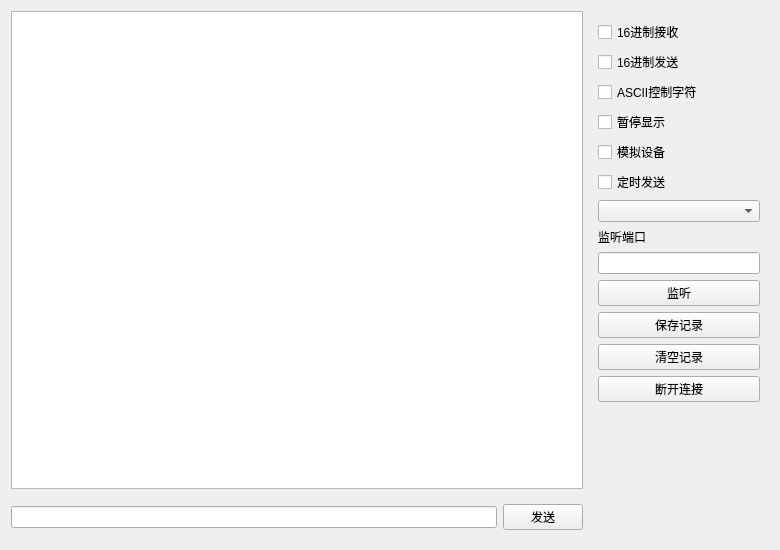
<?xml version="1.0" encoding="UTF-8"?>
<ui version="4.0">
 <class>tabTCPServer</class>
 <widget class="QWidget" name="tabTCPServer">
  <property name="geometry">
   <rect>
    <x>0</x>
    <y>0</y>
    <width>780</width>
    <height>550</height>
   </rect>
  </property>
  <property name="windowTitle">
   <string>Form</string>
  </property>
  <layout class="QGridLayout" name="gridLayout">
   <item row="1" column="0">
    <widget class="QWidget" name="widget_2" native="true">
     <layout class="QHBoxLayout" name="horizontalLayout">
      <property name="leftMargin">
       <number>0</number>
      </property>
      <property name="rightMargin">
       <number>0</number>
      </property>
      <item>
       <widget class="QLineEdit" name="lineEditData"/>
      </item>
      <item>
       <widget class="QPushButton" name="pushButtonSend">
        <property name="text">
         <string>发送</string>
        </property>
        <property name="shortcut">
         <string>Return</string>
        </property>
       </widget>
      </item>
     </layout>
    </widget>
   </item>
   <item row="0" column="1" rowspan="2">
    <widget class="QWidget" name="widget" native="true">
     <property name="maximumSize">
      <size>
       <width>180</width>
       <height>16777215</height>
      </size>
     </property>
     <layout class="QVBoxLayout" name="verticalLayout">
      <item>
       <widget class="QCheckBox" name="checkBoxHexReceive">
        <property name="text">
         <string>16进制接收</string>
        </property>
       </widget>
      </item>
      <item>
       <widget class="QCheckBox" name="checkBoxHexSend">
        <property name="text">
         <string>16进制发送</string>
        </property>
       </widget>
      </item>
      <item>
       <widget class="QCheckBox" name="checkBoxASCII">
        <property name="text">
         <string>ASCII控制字符</string>
        </property>
       </widget>
      </item>
      <item>
       <widget class="QCheckBox" name="checkBoxPauseShow">
        <property name="text">
         <string>暂停显示</string>
        </property>
       </widget>
      </item>
      <item>
       <widget class="QCheckBox" name="checkBoxDebug">
        <property name="text">
         <string>模拟设备</string>
        </property>
       </widget>
      </item>
      <item>
       <widget class="QCheckBox" name="checkBoxTimingSend">
        <property name="text">
         <string>定时发送</string>
        </property>
       </widget>
      </item>
      <item>
       <widget class="QComboBox" name="comboBoxInterval"/>
      </item>
      <item>
       <widget class="QLabel" name="labelListenPort">
        <property name="text">
         <string>监听端口</string>
        </property>
       </widget>
      </item>
      <item>
       <widget class="QLineEdit" name="lineEditListenPort"/>
      </item>
      <item>
       <widget class="QPushButton" name="pushButtonListen">
        <property name="text">
         <string>监听</string>
        </property>
       </widget>
      </item>
      <item>
       <widget class="QPushButton" name="pushButtonSave">
        <property name="text">
         <string>保存记录</string>
        </property>
       </widget>
      </item>
      <item>
       <widget class="QPushButton" name="pushButtonClear">
        <property name="text">
         <string>清空记录</string>
        </property>
       </widget>
      </item>
      <item>
       <widget class="QPushButton" name="pushButtonClose">
        <property name="text">
         <string>断开连接</string>
        </property>
       </widget>
      </item>
      <item>
       <spacer name="verticalSpacer">
        <property name="orientation">
         <enum>Qt::Vertical</enum>
        </property>
        <property name="sizeHint" stdset="0">
         <size>
          <width>20</width>
          <height>40</height>
         </size>
        </property>
       </spacer>
      </item>
     </layout>
    </widget>
   </item>
   <item row="0" column="0">
    <widget class="QTextEdit" name="textEdit"/>
   </item>
  </layout>
 </widget>
 <tabstops>
  <tabstop>textEdit</tabstop>
  <tabstop>lineEditData</tabstop>
  <tabstop>pushButtonSend</tabstop>
  <tabstop>checkBoxHexReceive</tabstop>
  <tabstop>checkBoxHexSend</tabstop>
  <tabstop>checkBoxASCII</tabstop>
  <tabstop>checkBoxPauseShow</tabstop>
  <tabstop>checkBoxDebug</tabstop>
  <tabstop>checkBoxTimingSend</tabstop>
  <tabstop>comboBoxInterval</tabstop>
  <tabstop>lineEditListenPort</tabstop>
  <tabstop>pushButtonListen</tabstop>
  <tabstop>pushButtonSave</tabstop>
  <tabstop>pushButtonClear</tabstop>
 </tabstops>
 <resources/>
 <connections/>
</ui>
